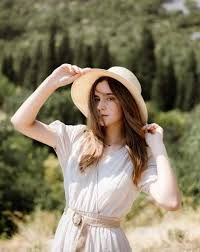
#> input picture girl.jpg, 200 x 252 px, found by its file name
$ jupyter execute Image_To_Sketch.ipynb
#> lines starting #> are read from the running program, lines starting #| are printed output that depends on the picture
[cell 1]
# Import necessary libraries
import cv2
import numpy as np
import matplotlib.pyplot as plt

[cell 2]
# Import necessary libraries
import cv2
import numpy as np
import matplotlib.pyplot as plt

# Define the correct image path
img_path = "/content/girl.jpg"

# Read the uploaded image
img = cv2.imread(img_path)
#> img is the input picture: shape (252, 200, 3); mean B, G, R 102.5, 127.2, 136.2

# Check if the image is loaded correctly
if img is None:
    print("Error: Unable to load image. Please check the file path or format.")
else:
    # Convert to RGB for displaying
    img_rgb = cv2.cvtColor(img, cv2.COLOR_BGR2RGB)

    # Display the original image
    plt.imshow(img_rgb)
    plt.axis('off')
    plt.title('Original Image')
    plt.show()

[cell 3]
# Convert to grayscale
gray_img = cv2.cvtColor(img, cv2.COLOR_BGR2GRAY)
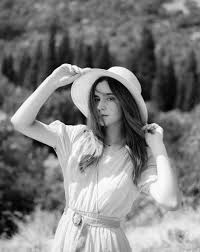
#> gray_img: shape (252, 200); min 0, max 255, mean 127.1

# Display grayscale image
plt.imshow(gray_img, cmap='gray')
plt.axis('off')
plt.title('Grayscale Image')
plt.show()

[cell 4]
# Invert the grayscale image
inverted_img = 255 - gray_img
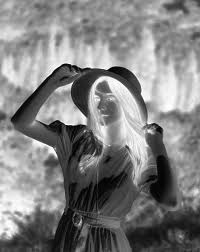
#> inverted_img: shape (252, 200); min 0, max 255, mean 127.9

# Display inverted image
plt.imshow(inverted_img, cmap='gray')
plt.axis('off')
plt.title('Inverted Image')
plt.show()

[cell 5]
# Apply Gaussian Blur to the inverted image
blur_img = cv2.GaussianBlur(inverted_img, (21, 21), 0)
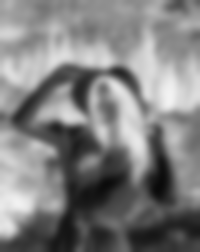
#> blur_img: shape (252, 200); min 10, max 242, mean 127.9

# Display blurred image
plt.imshow(blur_img, cmap='gray')
plt.axis('off')
plt.title('Blurred Image')
plt.show()

[cell 6]
# Invert the blurred image
inverted_blur = 255 - blur_img
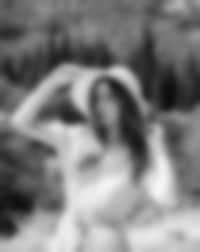
#> inverted_blur: shape (252, 200); min 13, max 245, mean 127.1

# Display the inverted blur
plt.imshow(inverted_blur, cmap='gray')
plt.axis('off')
plt.title('Inverted Blur')
plt.show()

[cell 7]
# Create the sketch using dodge blend
sketch_img = cv2.divide(gray_img, inverted_blur, scale=256.0)
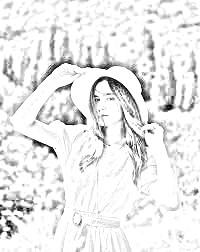
#> sketch_img: shape (252, 200); min 0, max 255, mean 234

# Display the final sketch
plt.imshow(sketch_img, cmap='gray')
plt.axis('off')
plt.title('Pencil Sketch')
plt.show()
